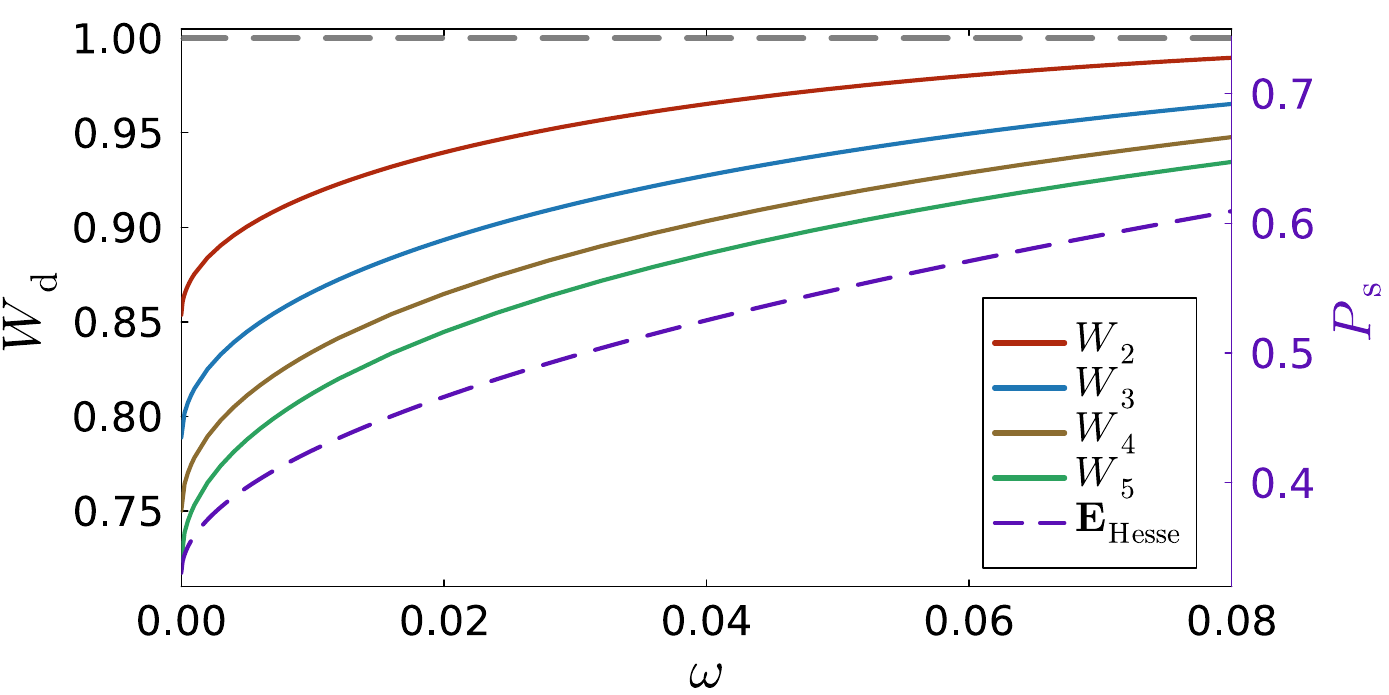

Recreate this plot in Julia.
using LaTeXStrings
using Plots
using DelimitedFiles


classic_arr_2=readdlm("plot_classical_W2.txt")
classic_arr_3=readdlm("plot_classical_W3.txt")
classic_arr_4=readdlm("plot_classical_W4.txt")
classic_arr_5=readdlm("plot_classical_W5.txt")
quantum_SIC_d3=readdlm("SIC_d3.txt")
classic_arr_x2 = classic_arr_2[:,1]/2
classic_arr_y2 = classic_arr_2[:,2] 
classic_arr_x3 = classic_arr_3[:,1]/2
classic_arr_y3 = classic_arr_3[:,2] 
classic_arr_x4 = classic_arr_4[:,1]/2
classic_arr_y4 = classic_arr_4[:,2] 
classic_arr_x5 = classic_arr_5[:,1]/2
classic_arr_y5 = classic_arr_5[:,2] 
SIC_x3 = quantum_SIC_d3[:,1]
SIC_y3 = quantum_SIC_d3[:,2] 

gr(size = (1000, 500), linewidth = 4)


my_palette = [
    colorant"#1f77b4",
    colorant"#8c6d31",
    colorant"#2ca25f",
    colorant"#B0290E",
    colorant"#5B10B5",
]

p = plot(
    classic_arr_y3,  
    classic_arr_x3,  
    palette=my_palette,
    legend = :bottomright,
    label = "",
    framestyle = :box,
    xlims    = (0, 0.08),
    ylims    = (0.71, 1.005),
    xticks = 0:0.02:0.08,
    left_margin=5.5Plots.mm,
    right_margin=5.8Plots.mm,
    bottom_margin=5Plots.mm,
    xlabel = L"ω", 
    ylabel = L"W_{\mathrm{d}}",
    grid = false,
    lw = 3,
    xtickfont=font(20), 
    ytickfont=font(20), 
    guidefont=font(26), 
    legendfont=font(20),
)

plot!(classic_arr_y4, classic_arr_x4, lw=3, label="")
plot!(classic_arr_y5, classic_arr_x5, lw=3, label="")
plot!(classic_arr_y2, classic_arr_x2, lw=3, label="")

plot!(twinx(p), SIC_y3, SIC_x3; lw=3, label="", ylabel = L"P_{\mathrm{s}}", xlims = (0, 0.08), ylims    = (0.32, 0.75), color=colorant"#5B10B5", 
    yforeground_color_axis = colorant"#5B10B5",
    yforeground_color_text = colorant"#5B10B5",
    yforeground_color_guide = colorant"#5B10B5",
    ytickfontcolor = colorant"#5B10B5",
    yforeground_color_border = colorant"#5B10B5",
    yguidefontcolor = colorant"#5B10B5",
    linestyle = :dash,
    ytickfont=font(20), 
    guidefont=font(26), 
    legendfont=font(20),
    )

ptop = twiny(p)
ticks = 0:0.02:0.08
plot!(ptop;
    xlims  = (0, 0.08),
    xticks = (collect(ticks), fill("", length(ticks))),
    xlabel = "",
    yaxis  = false,
    grid   = false,
    legend = false,
)
#hline!(p, [ylims(p)[2]]; lc=:black, lw=3, linestyle = :solid, label="")
hline!([1], linestyle=:dash, color=:gray, label=false)

xproxy = [1.0, 1.1]   # outside (0, 0.08)

plot!(xproxy, [0.0, 0.0],
      color = my_palette[4], lw = 1.5, linestyle = :solid,
      label = L"W_2")

plot!(xproxy, [0.0, 0.0],
      color = my_palette[1], lw = 1.5, linestyle = :solid,
      label = L"W_3")

plot!(xproxy, [0.0, 0.0],
      color = my_palette[2], lw = 1.5, linestyle = :solid,
      label = L"W_4")

plot!(xproxy, [0.0, 0.0],
      color = my_palette[3], lw = 1.5, linestyle = :solid,
      label = L"W_5")

plot!(xproxy, [0.0, 0.0],
      color = colorant"#5B10B5", lw = 1.0, linestyle = :dash,
      label = L"\textbf{E}_{\mathrm{Hesse}}")

savefig("plot_Wd.pdf")

